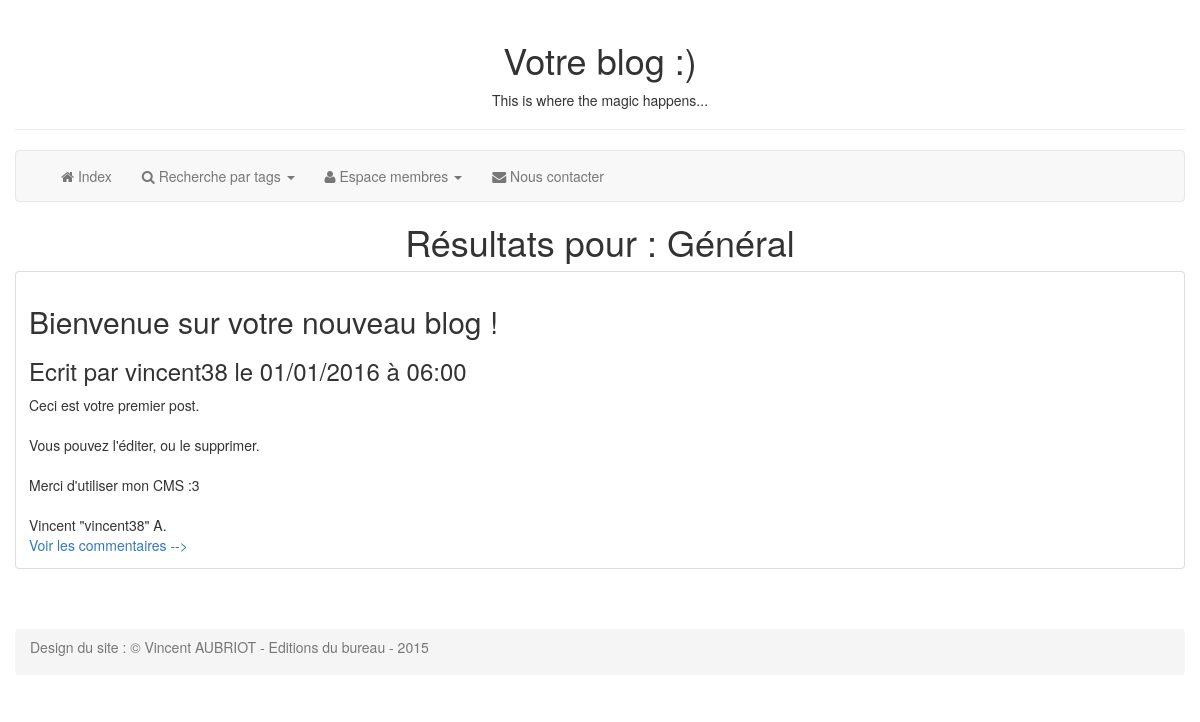
/search.php?cat=1, run on the app's committed database.
### tables this page shows
CREATE TABLE IF NOT EXISTS `categories` (
  `id` int(11) NOT NULL AUTO_INCREMENT,
  `nom` varchar(255) NOT NULL,
  `mode` int(11) NOT NULL,
  PRIMARY KEY (`id`)
);

CREATE TABLE IF NOT EXISTS `billets` (
  `id` int(11) NOT NULL AUTO_INCREMENT,
  `titre` varchar(255) NOT NULL,
  `auteur` varchar(255) NOT NULL,
  `contenu` text NOT NULL,
  `date_creation` datetime NOT NULL,
  `image` varchar(255) NOT NULL,
  `available` tinyint(1) NOT NULL,
  `categorie` int(11) NOT NULL,
  PRIMARY KEY (`id`)
);

### controleur/search.php (called while the page is built, shortened)
<?php
include_once("modele/connexionsql.php");
include_once("modele/fonctionsdb.php");
if (isset($_GET["cat"]) AND !empty($_GET["cat"]))
{
	$catName = CategorieGetter($_GET["cat"]);
	$billets = AffichageSearch($_GET["cat"]);
}
foreach ($billets as $cle => $billet)
{
	$billets["cle"]["titre"] = htmlspecialchars($billet["titre"]);
	$billets["cle"]["auteur"] = htmlspecialchars($billet["auteur"]);
	$billets["cle"]["contenu"] = nl2br(htmlspecialchars($billet["contenu"]));
}
include_once("vue/search.php");
?>

### search.php (called while the page is built)
<?php
include_once("controleur/search.php");
?>

### modele/fonctionsdb.php (called while the page is built, shortened)
<?php
function AffichageSearch($cat){
	global $base;
	$askForPosts = $base->prepare("SELECT titre, auteur, contenu, id, DATE_FORMAT(DATE_ADD(date_creation, INTERVAL 6 HOUR), 'le %d/%m/%Y à %H:%i') AS datewrote, image, available FROM billets WHERE available = 1 AND id >= 1 AND categorie = :cat ORDER BY id DESC");
	$askForPosts->execute(array("cat"=>$cat));
	$returnedData = $askForPosts->fetchAll(PDO::FETCH_ASSOC);
	return $returnedData;
}
function CategorieGetter($id){
	global $base;
	$cat = $base->prepare("SELECT categories.nom AS cat FROM categories WHERE categories.id = :id");
	$cat->execute(array("id"=>$id));
	$sendcat = $cat->fetch();
	return $sendcat["cat"];
}

### vue/search.php (the view, shortened to what this page needs)
	<?php
	include_once("includes/header.php");
		?>
		<h1 style="text-align: center">Résultats pour : <?php echo $catName; ?></h1>
		<?php
		foreach ($billets as $billet)
		{
			if (!empty($billet["id"]))
			{
				?>
					<div class="thumbnail">
						<?php
							$billet["contenu"] = preg_replace("#\[alert=(success|info|warning|danger)\](.+)\[/alert\]#isU","<div class=\"alert alert-$1\" role=\"alert\">$2</div>",$billet["contenu"]);
							$billet["contenu"] = preg_replace("#\[b\](.+)\[/b\]#isU","<strong>$1</strong>",$billet["contenu"]);
							$billet["contenu"] = preg_replace("#\[i\](.+)\[/i\]#isU","<em>$1</em>",$billet["contenu"]);
							$billet["contenu"] = preg_replace("#\[color=(blue|red|green|\#[a-z0-9]{6})\](.+)\[/color\]#isU","<span style=\"color: $1\">$2</span>",$billet["contenu"]);
							$billet["contenu"] = preg_replace("#url!(https?://[a-z0-9._/-]+[a-z0-9A-Z&\?._=-]*)#i", "<a href='$1'>$1</a>", $billet["contenu"]);
							$billet["contenu"] = preg_replace("#\[img=(.+)\](https?://[a-z0-9._/-]+[a-z0-9A-Z&\?._=-]*)\[/img\]#isU", "<img src='$2' alt='$1'/>", $billet["contenu"]);
							$billet["contenu"] = preg_replace("#(\\\')#i","'", $billet["contenu"]);
							$billet["contenu"] = preg_replace('#(\\\")#i','"', $billet["contenu"]);
							$billet["titre"] = preg_replace("#(\\\')#i","'", $billet["titre"]);
							$billet["titre"] = preg_replace('#(\\\")#i','"', $billet["titre"]);
						?>
						<div class="caption">
							<h2><?php echo $billet["titre"]; ?></h2>
							<h3>Ecrit par <?php echo $billet["auteur"]; ?> <?php echo $billet["datewrote"]; ?></h3>
							<?php echo nl2br($billet["contenu"]); ?><br />
							<a href="commentaires.php?id=<?php echo $billet['id']; ?>">Voir les commentaires --></a>
						</div>
					</div>
				<?php
			}
		}
include_once("includes/footer.php");
?>

### data on the page
categories: nom "Général"
billets: titre "Bienvenue sur votre nouveau blog !", auteur "vincent38", datewrote "le 01/01/2016 à 06:00", contenu "Ceci est votre premier post. Vous pouvez l'éditer, ou le supprimer. Merci d'utiliser mon CMS :3 Vincent \"vincent38\" A."
